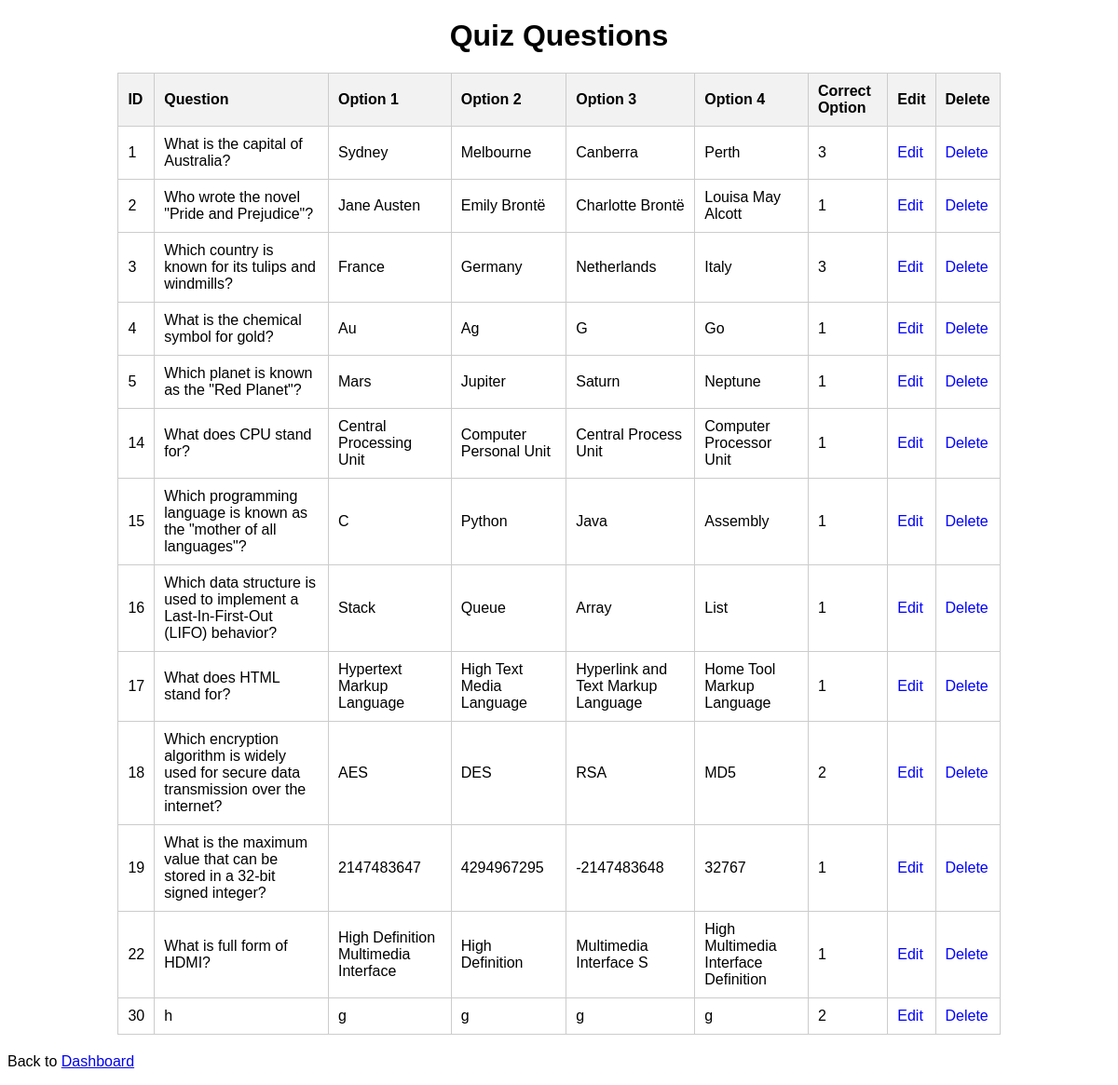
The app's page /all_question.php with its own data.
### tables this page shows
CREATE TABLE `questions` (
  `id` int(11) NOT NULL,
  `question` varchar(255) DEFAULT NULL,
  `option1` varchar(255) DEFAULT NULL,
  `option2` varchar(255) DEFAULT NULL,
  `option3` varchar(255) DEFAULT NULL,
  `option4` varchar(255) DEFAULT NULL,
  `answer` int(11) DEFAULT NULL,
  `answer_options` text DEFAULT NULL
);

### all_question.php (the view, shortened to what this page needs)
<?php
$host = 'localhost';
$username = 'root';
$password = 'root';
$database = 'quiz';
$conn = new mysqli($host, $username, $password, $database);
$sql = "SELECT * FROM questions";
$result = $conn->query($sql);
?>
<!DOCTYPE html>
<html>
<head>
</head>
<body>
    <h1>Quiz Questions</h1>
    <table border="1">
        <tr>
            <th>ID</th>
            <th>Question</th>
            <th>Option 1</th>
            <th>Option 2</th>
            <th>Option 3</th>
            <th>Option 4</th>
            <th>Correct Option</th>
            <th>Edit</th>
            <th>Delete</th>
        </tr>
        <?php while ($row = $result->fetch_assoc()) { ?>
            <tr>
                <td><?php echo $row['id']; ?></td>
                <td><?php echo $row['question']; ?></td>
                <td><?php echo $row['option1']; ?></td>
                <td><?php echo $row['option2']; ?></td>
                <td><?php echo $row['option3']; ?></td>
                <td><?php echo $row['option4']; ?></td>
                <td><?php echo $row['answer']; ?></td>
                <td><a href="edit_question.php?id=<?php echo $row['id']; ?>">Edit</a></td>
                <td><a href="?delete_id=<?php echo $row['id']; ?>" onclick="return confirm('Are you sure you want to delete this question?')">Delete</a></td>
            </tr>
        <?php } ?>
    </table>
    <p class="login-link">Back to <a href="admin_dashboard.php">Dashboard</a></p>
</body>
</html>

### all_question.php (style rules this page uses)
body { font-family: Arial, sans-serif; }
h1 { text-align: center; margin-top: 20px; }
table { border-collapse: collapse; width: 80%; margin: 20px auto; border: 1px solid #ccc; }
th, td { padding: 10px; text-align: left; border: 1px solid #ccc; }
th { background-color: #f2f2f2; }
td a { text-decoration: none; color: blue; }

### records on screen
questions: id "1", question "What is the capital of Australia?", option1 "Sydney", option2 "Melbourne", option3 "Canberra", option4 "Perth", answer "3"
questions: id "2", question "Who wrote the novel \"Pride and Prejudice\"?", option1 "Jane Austen", option2 "Emily Brontë", option3 "Charlotte Brontë", option4 "Louisa May Alcott", answer "1"
questions: id "3", question "Which country is known for its tulips and windmills?", option1 "France", option2 "Germany", option3 "Netherlands", option4 "Italy", answer "3"
questions: id "4", question "What is the chemical symbol for gold?", option1 "Au", option2 "Ag", option3 "G", option4 "Go", answer "1"
questions: id "5", question "Which planet is known as the \"Red Planet\"?", option1 "Mars", option2 "Jupiter", option3 "Saturn", option4 "Neptune", answer "1"
questions: id "14", question "What does CPU stand for?", option1 "Central Processing Unit", option2 "Computer Personal Unit", option3 "Central Process Unit", option4 "Computer Processor Unit", answer "1"
questions: id "15", question "Which programming language is known as the \"mother of all languages\"?", option1 "C", option2 "Python", option3 "Java", option4 "Assembly", answer "1"
questions: id "16", question "Which data structure is used to implement a Last-In-First-Out (LIFO) behavior?", option1 "Stack", option2 "Queue", option3 "Array", option4 "List", answer "1"
questions: id "17", question "What does HTML stand for?", option1 "Hypertext Markup Language", option2 "High Text Media Language", option3 "Hyperlink and Text Markup Language", option4 "Home Tool Markup Language", answer "1"
questions: id "18", question "Which encryption algorithm is widely used for secure data transmission over the internet?", option1 "AES", option2 "DES", option3 "RSA", option4 "MD5", answer "2"
questions: id "19", question "What is the maximum value that can be stored in a 32-bit signed integer?", option1 "2147483647", option2 "4294967295", option3 "-2147483648", option4 "32767", answer "1"
questions: id "22", question "What is full form of HDMI?", option1 "High Definition Multimedia Interface", option2 "High Definition", option3 "Multimedia Interface S", option4 "High Multimedia Interface Definition", answer "1"
questions: id "30", question "h", option1 "g", option2 "g", option3 "g", option4 "g", answer "2"
